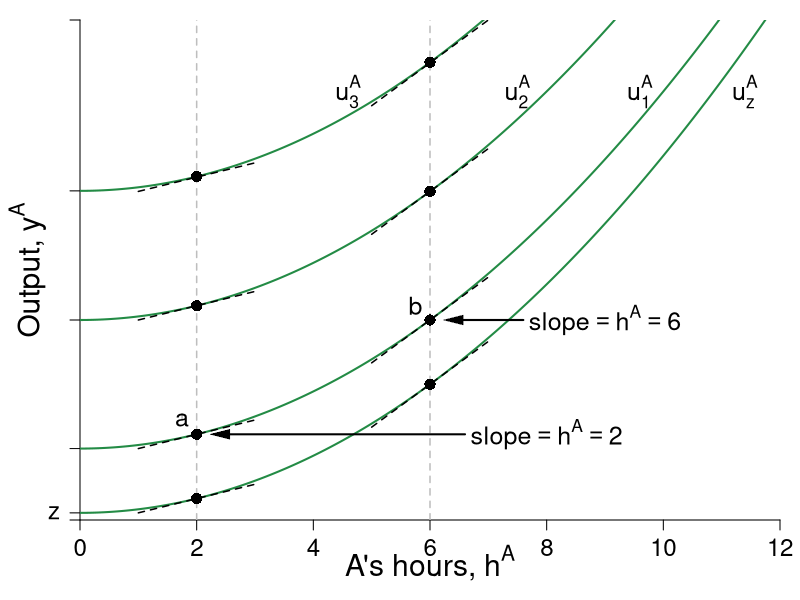

Write R code to recreate this figure.
require(shape)
pdf(file = "coordination_failures/coord_indiff_ya.pdf", width = 9, height = 7)

#Set parameters for graphics
pointsize <- 1.8
axislabelsize <- 1.8
labelsize <- 1.5
namesize <- 1.8
annotatesize <- 1.5
graphlinewidth <- 2
segmentlinewidth <- 1.5

COL <- c("#7fc97f", "#beaed4", "#fdc086", "#ffff99", "#386cb0", "#f0027f", "#bf5b17", "#666666")
COLA <- c("#99d8c9","#66c2a4","#41ae76", "#238b45", "#005824")
COLB <- c("#4eb3d3", "#2b8cbe", "#0868ac","#084081")

par(mar =  c(4, 4, 1, 1))

indiffA <- function(ea, uA = 46.08) {
  uA + (1/2)*(ea)^2
}

mrsA <- function(ea){
  ea
}

slopeline <- function(ea, yint = 0.5, slope = 2){
  yint + slope*ea
}


xlims <- c(0, 12)
ylims <- c(0, 70)

npts <- 501 
x <- seq(xlims[1], xlims[2], length.out = npts)
y <- seq(ylims[1], ylims[2], length.out = npts) 
a <- c(12, 46.08, 90)

#B's value when at A's bliss point
#0.35*log(5.88) + 0.35*log(8.88) + 0.5*log(10 - 5.88) + 0.5*log(15 - 8.88) 

#B's bliss point x = 4.11765; y = 6.17647
#A's value when at A's bliss point
#0.5*log(4.11765) + 0.5*log(6.17647) + 0.35*log(10 - 4.11765) + 0.35*log(15 - 6.17647) 


plot(0, 0, xlim = xlims, ylim = ylims, type = "n",
     xlab = expression(paste("")),
     ylab = expression(paste("")), 
     xaxt = "n", 
     yaxt = "n", 
     cex.lab = axislabelsize, 
     bty = "n",
     xaxs="i", 
     yaxs="i")

# ticksy <- seq(from = 0, to = ylims[2], by = 2)
# ylabels <- seq(from = 0, to = ylims[2], by = 2)
ticksx <- seq(from = 0, to = xlims[2], by = 2)
xlabels <- seq(from = 0, to = xlims[2], by = 2)
ticksy <- c(0, 1, 10, 28, 46.08, 70)
ylabels <- c(NA, expression(z), expression(paste()), expression(paste()), expression(paste()), NA)
# ticksx <- c(0, 6.9, 12, 9.6, 16, 24, 26)
# xlabels <- c(NA, expression(paste(e^A,"*")), expression(paste(1/2*beta)), expression(paste(e^{AN})), expression(paste(alpha)), expression(paste(1/beta)), NA)

axis(1, at = ticksx, pos = 0, labels = xlabels, cex.axis= labelsize - 0.05)
axis(2, at = ticksy, pos = 0, labels = ylabels, las = 1, cex.axis= labelsize - 0.05)

npts <- 500 
xx1 <- seq(xlims[1], xlims[2], length.out = npts)

lines(xx1, indiffA(xx1, uA = 1), col = COLA[4], lwd = graphlinewidth)
lines(xx1, indiffA(xx1, uA = 10), col = COLA[4], lwd = graphlinewidth)
lines(xx1, indiffA(xx1, uA = 28), col = COLA[4], lwd = graphlinewidth)
lines(xx1, indiffA(xx1, uA = 46.08), col = COLA[4], lwd = graphlinewidth)

# lines(xx1, brfB(xx1, alpha = 16, beta = 1/24), col = COLB[4], lwd = graphlinewidth)
# lines(xx1, brfPEA(xx1, alpha = 16, beta = 1/24), col = COLA[4], lwd = graphlinewidth)
# lines(xx1, brfPEB(xx1, alpha = 16, beta = 1/24), col = COLB[4], lwd = graphlinewidth)

# contour(x, y, 
#         outer(x, y, uA),
#         #labels = c("v1", "v2", "v3"),
#         drawlabels = FALSE,
#         col = COLA[3],
#         #xlab = expression(paste("A's Apples, ", x)),
#         #ylab = expression(paste("A's Oranges, ", y)),
#         #cex.lab = axislabelsize,
#         lwd = graphlinewidth,
#         levels = a, 
#         xaxs="i", 
#         yaxs="i", 
#         add = TRUE)


segments(2, 0, 2, ylims[2], lty = 2, col = "gray" , lwd = segmentlinewidth)
segments(6, 0, 6, ylims[2], lty = 2, col = "gray" , lwd = segmentlinewidth)
segments(1.75, 14, 1.75, 15, ylims[2], lty = 2, col = "gray" , lwd = segmentlinewidth)


#mtext(expression(paste("A's hours, ", h^A)), side=1, line = 3.2, cex = axislabelsize)
text(0.5*xlims[2], -6, expression(paste("A's hours, ", h^A)), xpd = TRUE, cex = axislabelsize)
text(-0.9, 0.5*ylims[2], expression(paste("Output, ", y^A)), xpd = TRUE, cex = axislabelsize, srt = 90)
#
text(8, 12, expression(paste("slope", phantom()==h^A, phantom() == 2)), cex = annotatesize)
Arrows(6.6, 12, 2.4, 12, col = "black", lty = 1, lwd = 2, arr.type = "triangle", arr.lwd = 0.5)
#
text(9, 28, expression(paste("slope", phantom()==h^A, phantom() == 6)), cex = annotatesize)
Arrows(7.6, 28, 6.4, 28, col = "black", lty = 1, lwd = 2, arr.type = "triangle", arr.lwd = 0.5)

#Label the iso-welfare functions for the HG, Aisha
text(11.4, 60, expression(u[z]^A), cex = annotatesize)
text(9.6, 60, expression(u[1]^A), cex = annotatesize)
text(7.5, 60, expression(u[2]^A), cex = annotatesize)
text(4.6, 60, expression(u[3]^A), cex = annotatesize)

text(1.75, 14, expression(a), cex = annotatesize)
text(5.75, 30, expression(b), cex = annotatesize)



lowint <- c(8, 26, 44)

slopex1 <- seq(1,3,length.out = 200)
lines(slopex1, slopeline(slopex1, yint = -1, slope = mrsA(ea = 2)), col = "black", lty = 2, lwd = segmentlinewidth)
lines(slopex1, slopeline(slopex1, yint = lowint[1], slope = mrsA(ea = 2)), col = "black", lty = 2, lwd = segmentlinewidth)
lines(slopex1, slopeline(slopex1, yint = lowint[2], slope = mrsA(ea = 2)), col = "black", lty = 2, lwd = segmentlinewidth)
lines(slopex1, slopeline(slopex1, yint = lowint[3], slope = mrsA(ea = 2)), col = "black", lty = 2, lwd = segmentlinewidth)

highint <- c(-8, 10, 28)
slopex2 <- seq(5,7,length.out = 200)
lines(slopex2, slopeline(slopex2, yint = -17, slope = mrsA(ea = 6)), col = "black", lty = 2, lwd = segmentlinewidth)
lines(slopex2, slopeline(slopex2, yint = highint[1], slope = mrsA(ea = 6)), col = "black", lty = 2, lwd = segmentlinewidth)
lines(slopex2, slopeline(slopex2, yint = highint[2], slope = mrsA(ea = 6)), col = "black", lty = 2, lwd = segmentlinewidth)
lines(slopex2, slopeline(slopex2, yint = highint[3], slope = mrsA(ea = 6)), col = "black", lty = 2, lwd = segmentlinewidth)


firstpointsx <- c(2, 2, 2, 2)
firstpointsy <- c(indiffA(ea = firstpointsx[1], uA = 1), indiffA(ea = firstpointsx[2], uA = 10), indiffA(ea = firstpointsx[3], uA = 28), indiffA(ea = firstpointsx[4], uA = 46.08))
points(firstpointsx, firstpointsy, pch = 16, col = "black", cex = 1.5)

secondpointsx <- c(6, 6, 6, 6)
secondpointsy <- c(indiffA(ea = 6, uA = 1), indiffA(ea = 6, uA = 10), indiffA(ea = 6, uA = 28), indiffA(ea = 6, uA = 46.08))
points(secondpointsx, secondpointsy, pch = 16, col = "black", cex = 1.5)




dev.off()
